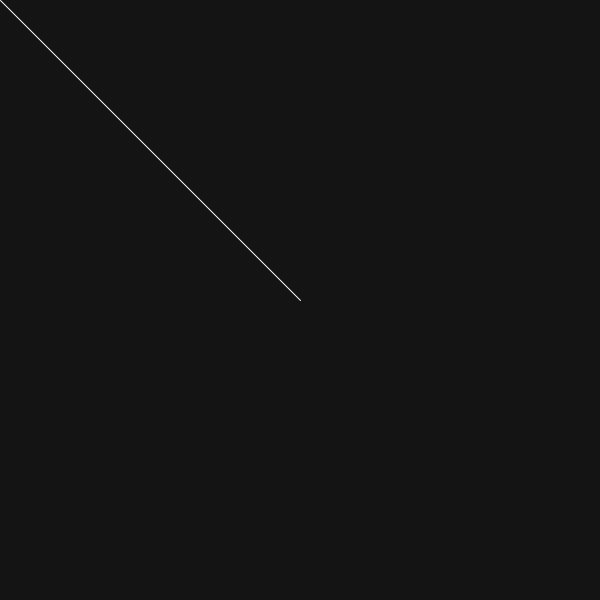
Frame 1 (no input)
Frame 60 (the mouse pressed at the canvas centre just before this capture): identical to frame 1, image omitted
Frame 120 (the mouse held since frame 60 and released just before this capture): blank canvas, image omitted

The Processing sketch that drew this single still picture (run headless with seeded random() and noise(); from frame 60 on, the mouse is pressed at the canvas centre):

// Processing sketch: w01b_console
// ── w01b_console.pde
// code 1 week 1
// bryan ma

// using the console
// println() in processing
// console.log() in p5.js

void setup() {
  size(600, 600);
}

void draw() {
  background(20);
  
  // draw a line from the center of the canvas to the mouse position
  stroke(255);
  line(width/2, height/2, mouseX, mouseY);
  
  // use the console to print out the values of mouseX and mouseY
  println(mouseX + " - " + mouseY);
}
